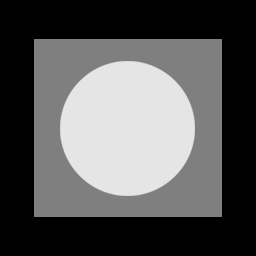
%> input picture lab4/proj05_01/image.tif, 256 x 256 px
$ octave proj05_01.m   (GNU Octave 9; MATLAB toolbox functions it lacks are replaced by stand-ins)
%> lines starting %> are read from the running program, lines starting %| are printed output that depends on the picture
close all;
clear all;

img = imread('image.tif');
%> img is the input picture: size 256x256 uint8; min 0, max 229, mean 87.1
img = im2double(img);
%> img: size 256x256 double

figure(1);
%subplot(1,3,1);
imshow(img);
%title('original image');

% Gaussian noise
figure(2);
img_nse1 = GaussianNoise(img, 0.2, 0.01);
%subplot(1,3,2);
imshow(img_nse1);
%title('Gaussian noise, mean=0.2, variance=0.01');

% Salt-and-Pepper noise
figure(3);
img_nse3 = SaltPepper(img, 0.4, 0.1);
%subplot(1,3,3);
imshow(img_nse3);
%title('Salt&Pepper noise, ps=0.3, pp=0.1');


function new_img = GaussianNoise(orig_img, mean, variance)
%> called with mean = 0.2, variance = 0.01
    sizeA = size(orig_img);
%> sizeA = [256 256]
    new_img = orig_img + sqrt(variance) * randn(sizeA) + mean;
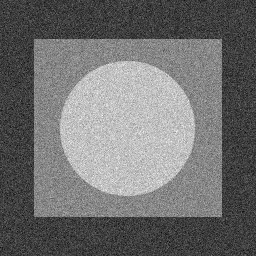
%> new_img: size 256x256 double; min -0.225, max 1.51, mean 0.541; drawn with min black and max white
%> `imshow(img_nse1);`:
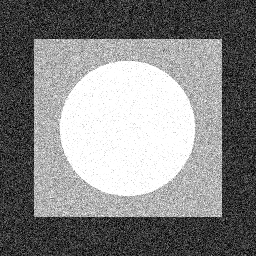
%> displayed picture: size 256x256, on the screen's scale of 0 to 255; min 0, max 255, mean 132.2
end

function new_img = SaltPepper(orig_img, ps, pp)
%> called with ps = 0.4, pp = 0.1
    new_img = orig_img;
    size_ = size(orig_img);
%> size_ = [256 256]
    %x = rand(sizeA);

    probability = ones(1,100);
    for i=1:100*ps
        probability(i) = 255;
    end
    for j=i:i+100*pp
        probability(i) = 0;
    end

    for i=1:size_(1)
        for j=1:size_(2)
            idx = randperm(100,1);
            if(probability(idx) ~= 1)
                new_img(i,j) = probability(idx);
            end
        end
    end
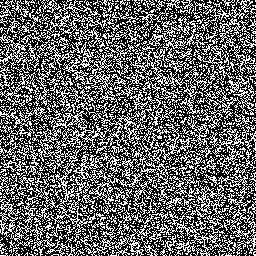
%> new_img: size 256x256 double; min 0, max 255, mean 100.3
%> `imshow(img_nse3);`:
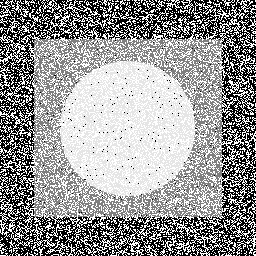
%> displayed picture: size 256x256, on the screen's scale of 0 to 255; min 0, max 255, mean 151.8

end
